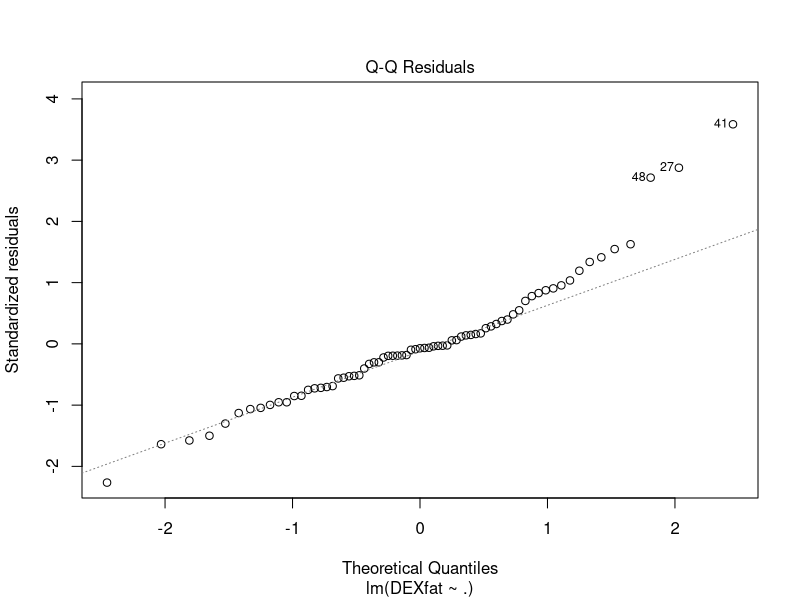
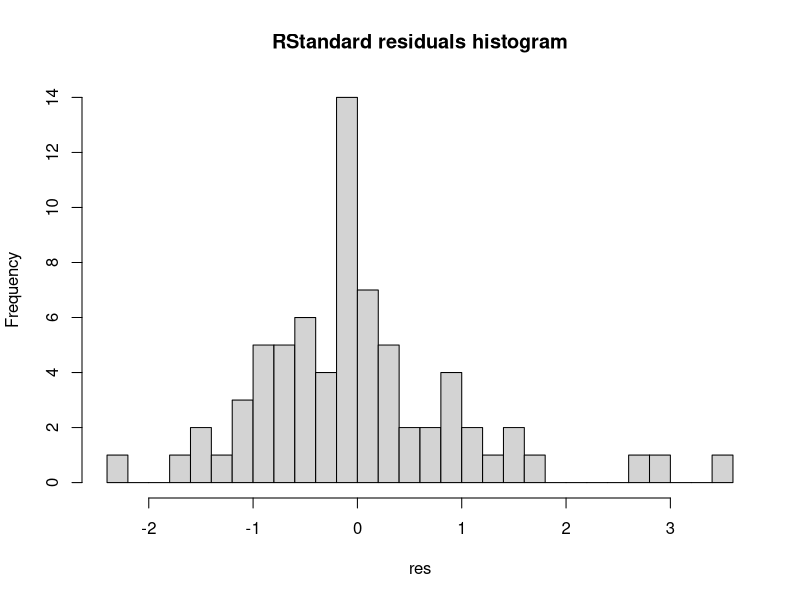
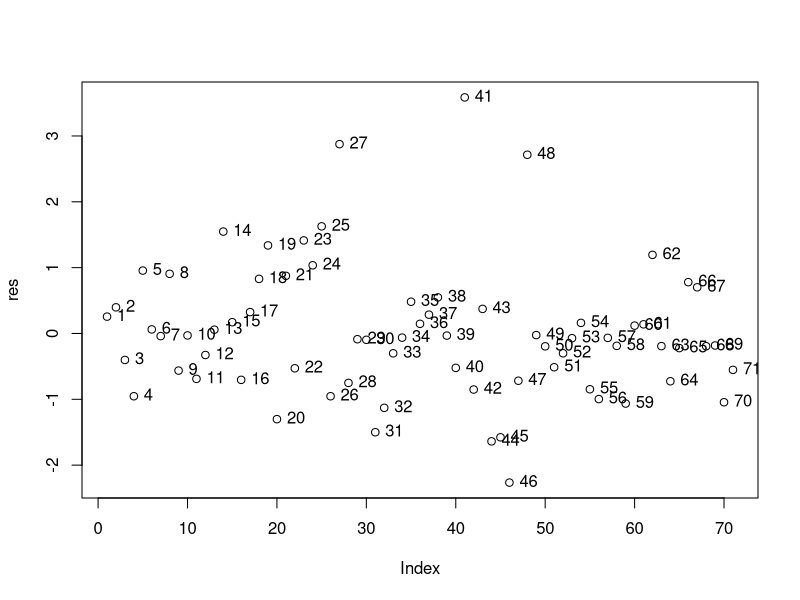
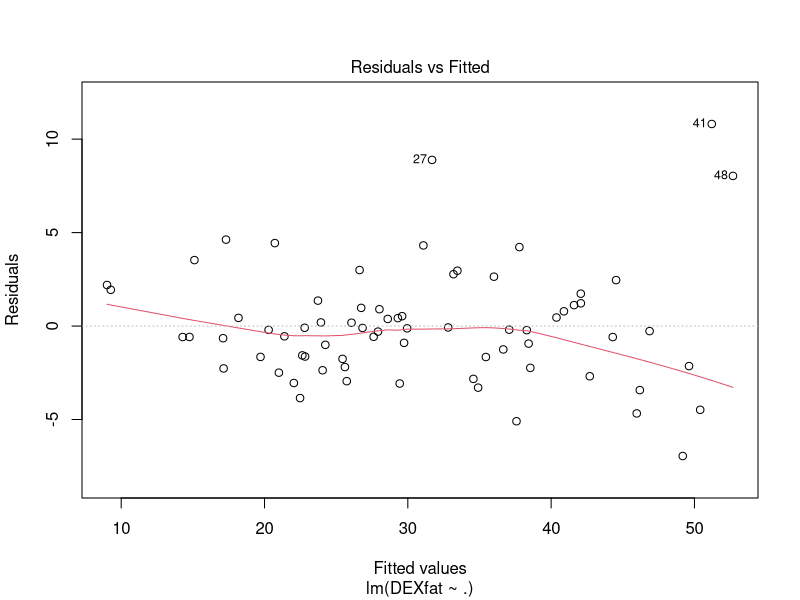
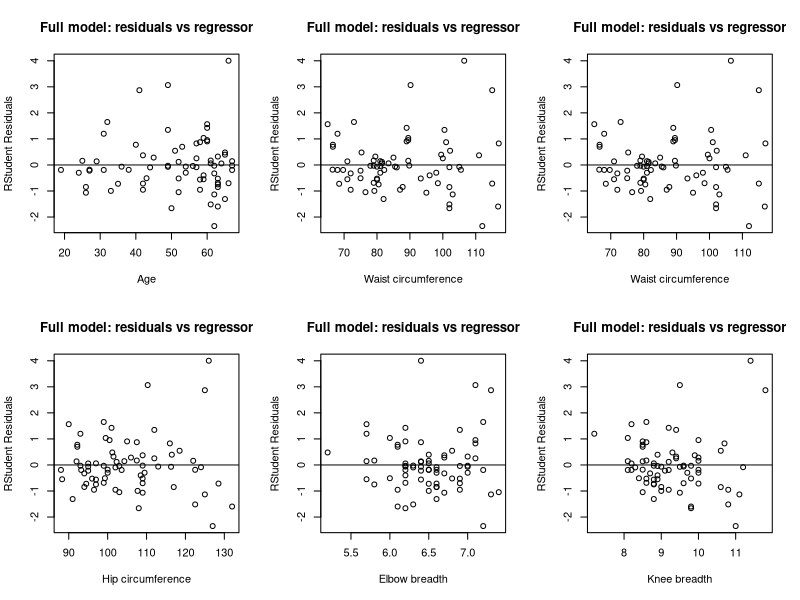
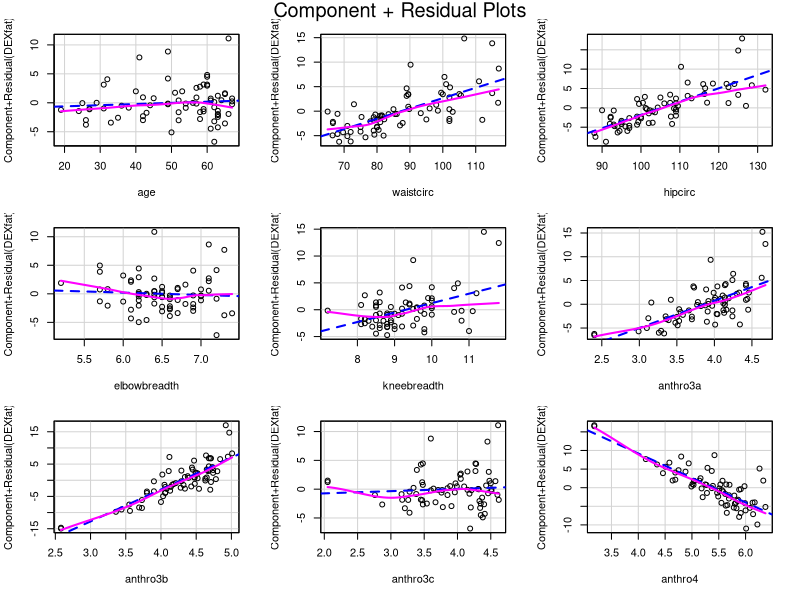
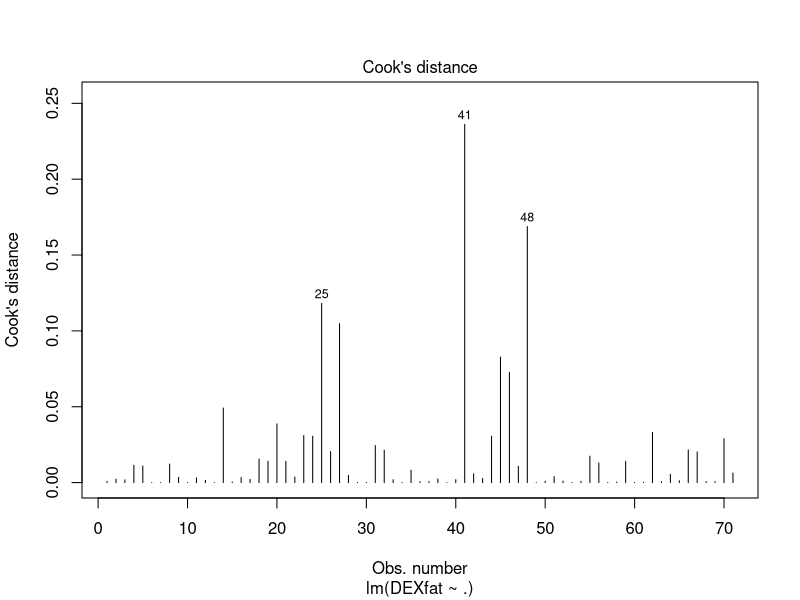
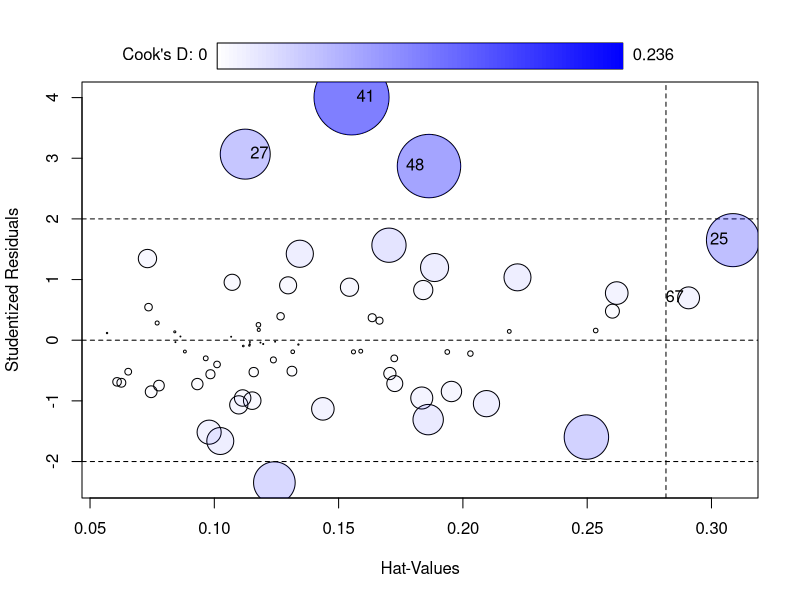

The R script that drew these images, in order:

#install.packages("car") #needs libcurl installed
library(car)

df <- read.csv("bodyfatwomen.csv", header = TRUE)

model <- lm(DEXfat ~ ., data=df)
summary(model)

#Residual analysis #############################################################
#1) print residuals
Rres = rstudent(model)
res = rstandard(model)
#Residuals 27 & 41 have high value -> outliers?
#They're also higher as Rstudent vs Rstandard -> influential point?

#2) plot the residuals
plot(model, which=2)
hist(res, breaks=30, main="RStandard residuals histogram")
plot(res)
text(res, labels=1:71, pos=4)
#Very light tail on the right (positive skew), and a potential outlier at the very left

#3) residual vs fitted value plot
plot(model, which=1)
#Kinda good, but potential problem at right end (higher fitted values)

#4) residuals vs each regressor
par(mfrow=c(2,3))
plot(df$age, Rres, 
       ylab="RStudent Residuals", xlab="Age", 
       main="Full model: residuals vs regressor") 
abline(0, 0)
plot(df$waistcirc, Rres, 
     ylab="RStudent Residuals", xlab="Waist circumference", 
     main="Full model: residuals vs regressor") 
abline(0, 0)
plot(df$waistcirc, Rres, 
     ylab="RStudent Residuals", xlab="Waist circumference", 
     main="Full model: residuals vs regressor") 
abline(0, 0)
plot(df$hipcirc, Rres, 
     ylab="RStudent Residuals", xlab="Hip circumference", 
     main="Full model: residuals vs regressor") 
abline(0, 0)
plot(df$elbowbreadth, Rres, 
     ylab="RStudent Residuals", xlab="Elbow breadth", 
     main="Full model: residuals vs regressor") 
abline(0, 0)
plot(df$kneebreadth, Rres, 
     ylab="RStudent Residuals", xlab="Knee breadth", 
     main="Full model: residuals vs regressor") 
abline(0, 0)
#Some funneling going on? Especially for age -> uneven variance?
par(mfrow=c(1,1))

#5) Partial residual vs regressor plots 
crp(model)
#age, elbowbreadth, anthro3c uninformative (given others)?
#kneebreadth is weird
#rest are good

#6) Cook's distance
plot(model, which=4)
influencePlot(model)
#Residual 25 may be an influential (high leverage) outlier.
#Residuals 27 & 41 & 48 may be outliers.

#7) CovRatio
covr = covratio(model)
plot(covr, xlab="Residual Index")
text(covr, labels=1:71, pos=4)
#A few points seem to degrade precision

#8) DFFITS
dffits = dffits(model)
plot(dffits)
text(dffits, labels=1:71, pos=4)

#Conclusion: remove 27, 41 and 48 
dfr <- df[-c(27,41,48),]
#Transformations ###############################################################

modelr <- lm(DEXfat ~ ., data=dfr)
summary(modelr)
#R^2 increased from 0.9117 to 0.9434

resr = rstandard(modelr)
plot(resr) #seems to trend downwards?
crp(modelr) #use crPlots(.., layout=c(1,1)) to choose one graph at a time (for the pdf)
plot(modelr, which=2) #not very linear :(
hist(resr, breaks=30)

shapiro.test(resr) #it says it's normal

#try to fix age:
dft <- data.frame(dfr)
dft$age <- sapply(dfr$age, function(x) x**3)
modelt <- lm(DEXfat ~ ., data=dft)
rest = rstandard(modelr)
plot(rest) #A-OK
crPlots(modelt)
plot(modelt, which=2)

#Conclusion: transformations upon the regressors don't fix the partial residual plots
#The model behaves well without any transformations
###############################################################################


